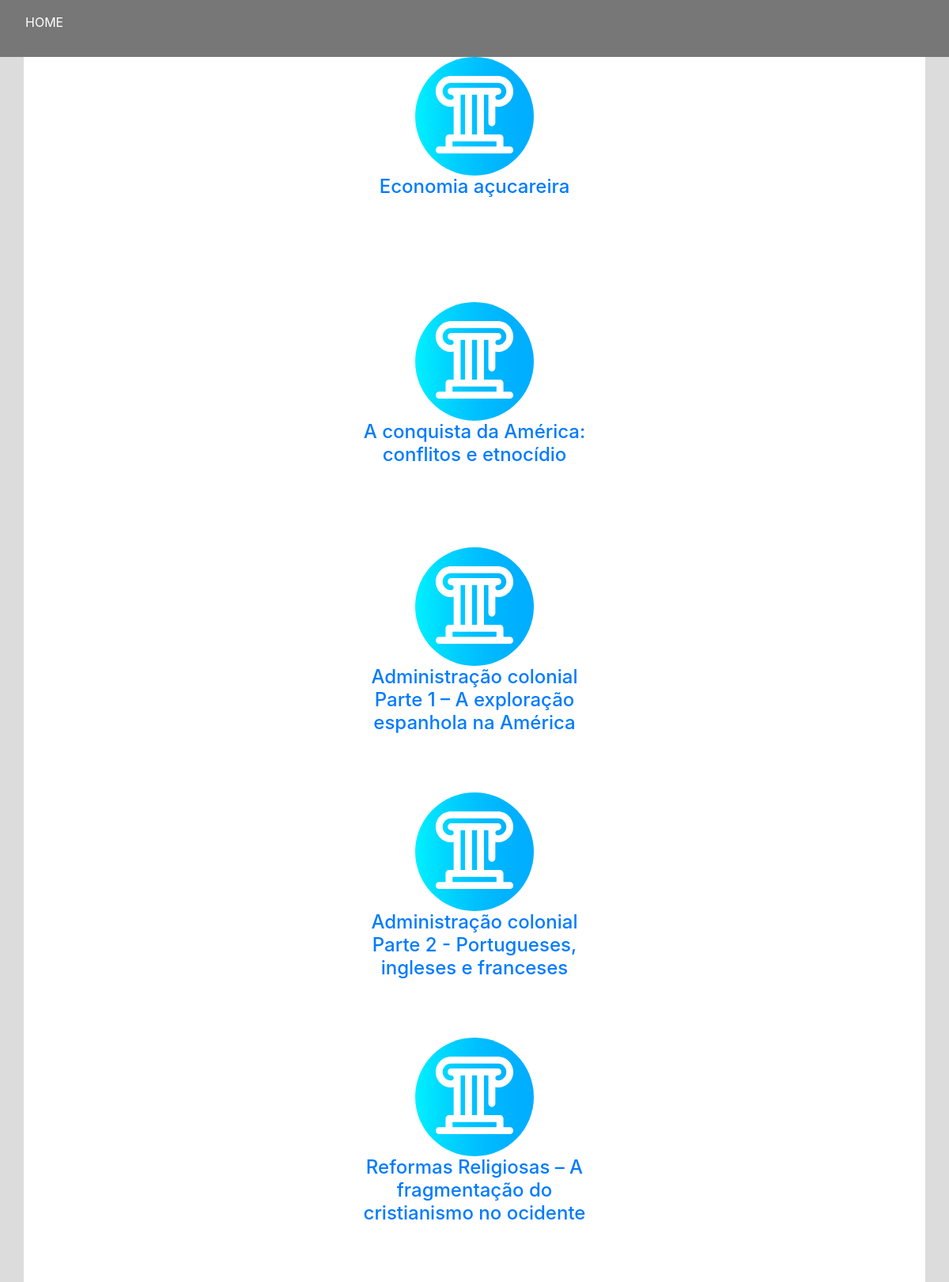
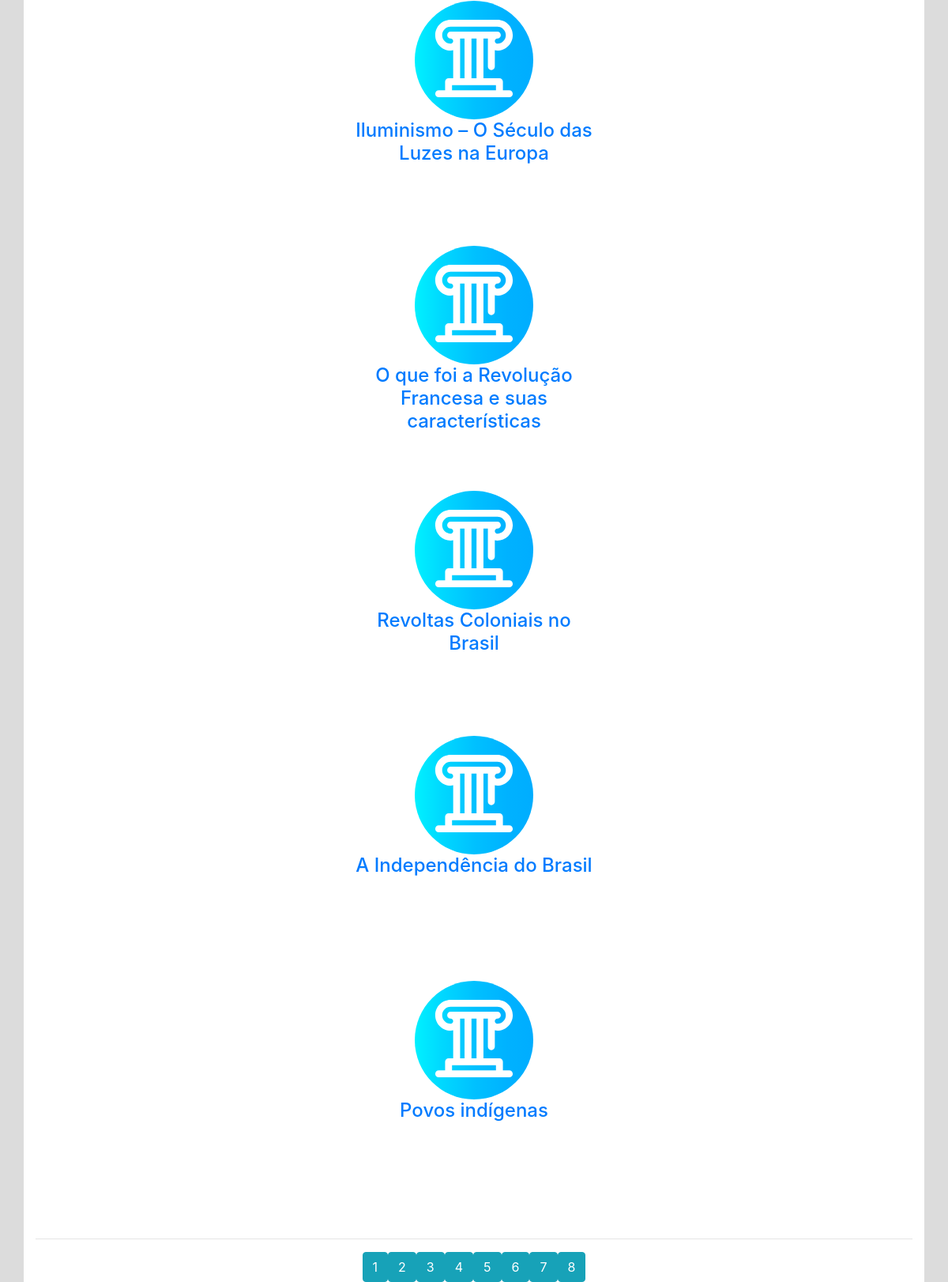
Page /conteudo/index.php?p=3&res=Historia on the committed database (2 pictures, top to bottom).
### tables this page shows
CREATE TABLE `aulas` (
  `id` int(11) NOT NULL,
  `link` varchar(225) NOT NULL,
  `materia` varchar(225) NOT NULL,
  `cod_materia` int(11) NOT NULL,
  `nome_aula` varchar(255) NOT NULL
);

### conteudo/index.php (the view, shortened to what this page needs)
<!DOCTYPE html><html>
<head>
	<link rel="stylesheet" href="https://stackpath.bootstrapcdn.com/bootstrap/4.1.3/css/bootstrap.min.css">
</head>
<body style="background-color: #dcdcdc">
	<div class="navbar navbar-expand-lg navbar-dark" style="background-color: #777777">
		<div class="navbar navbar-header">
			<p id="topo"><a href="/projetoKarol/index.php" style="color:white; text-decoration: none;">HOME</a></p>
		</div>
	</div>
	<div class="container" style="background-color: white"><center>
		<div style="width: 350px; overflow: hidden;" align="center">
		<?php
			$li = $_GET['res'];
			$pdo = new PDO("mysql:dbname=enem2007;host=127.0.0.1", "root", "");
			$sql = $pdo->prepare("SELECT COUNT(*) as c FROM aulas WHERE materia = '$li'");
			$sql->execute();
			$sql = $sql->fetch();
			$total = $sql['c'];
			$paginas = $total / 10;
			$pg = 1;
			if (isset($_GET['p']) && !empty($_GET['p'])) {
				$pg = addslashes($_GET['p']);
			}
			$p = ($pg - 1) * 10;
			$sql = $pdo->prepare("SELECT * FROM aulas WHERE materia = '$li' LIMIT $p, 10");
			$sql->execute();
			$retorno = $sql->fetchAll();
			foreach ($retorno as $exibi) {
				$link = $exibi['link'];
				$titulo = $exibi['nome_aula'];
				echo "<div class='aulas' align='center' style='max-width:300px'>";
					echo "<img src='../assets/imagens/icons/".strtolower($exibi['materia']).".svg'>";
					echo "<a href='aulas/sistema.php?li=".$link."&mat=".$exibi['materia']."'>"."<h4>".utf8_encode($titulo)."</h4>"."</a>";
				echo "</div>";
				echo "<br><br><br><br><br>";
			}
		?>
	</div></center>
	<center>
		<?php
			echo "<hr>";
			for ($q=0; $q < $paginas; $q++) {
				echo "<a href='./index.php?p=".($q+1)."&res=".$li."' align='center' class='btn btn-info'>".($q+1)." </a>";
			}
		?>
	</center>
	</div>
</body>
</html>

### conteudo/index.php (style rules this page uses)
.aulas { width: 700px; height: 190px; }
.aulas img { width: 200px; height: 150px; }

### rows in the picture
aulas: nome_aula "Economia açucareira"
aulas: nome_aula "A conquista da América: conflitos e etnocídio"
aulas: nome_aula "Administração colonial Parte 1 – A exploração espanhola na América"
aulas: nome_aula "Administração colonial Parte 2 - Portugueses, ingleses e franceses"
aulas: nome_aula "Reformas Religiosas – A fragmentação do cristianismo no ocidente"
aulas: nome_aula "Iluminismo – O Século das Luzes na Europa"
aulas: nome_aula "O que foi a Revolução Francesa e suas características"
aulas: nome_aula "Revoltas Coloniais no Brasil"
aulas: nome_aula "A Independência do Brasil"
aulas: nome_aula "Povos indígenas"
